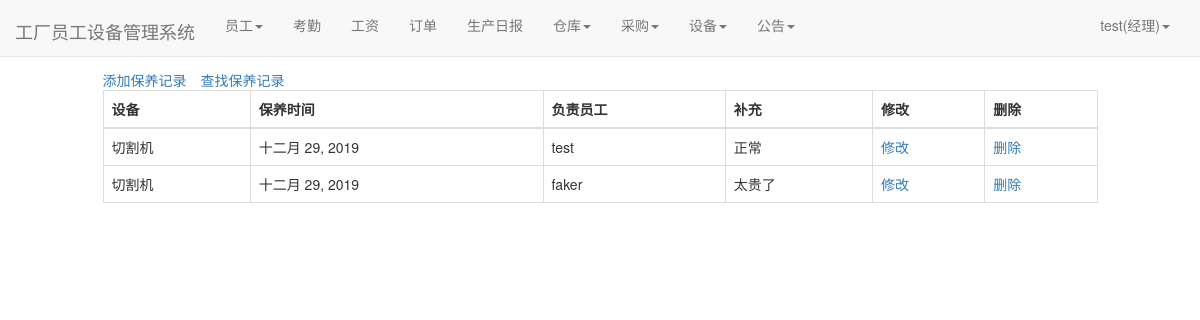
The page /facility/maintain_document/ (signed in) on the database its author committed.
### user/models.py (models this page shows)
class Profile(models.Model):
    user = models.OneToOneField(User, on_delete=models.CASCADE)
    staff_gender = models.CharField(max_length=10, choices=(('male', '男'), ('female', '女')), default='male',
                                    verbose_name='性别')
    staff_age = models.PositiveIntegerField(verbose_name="年龄")
    staff_home = models.CharField(max_length=100, verbose_name="籍贯")
    staff_nationality = models.CharField(max_length=20, verbose_name="民族")  # 民族
    staff_tel = models.BigIntegerField(verbose_name="电话")
    start_time = models.DateField(auto_now_add=True, verbose_name="入职时间")  # 入职时间
    id_card = models.CharField(max_length=20,verbose_name="身份证")  # 身份证号
    staff_type = models.CharField(max_length=100,verbose_name="职位", null=True)  # 职位
    salary_pre_hour = models.IntegerField(verbose_name="时薪")  # 时薪
    class Meta:
        ordering = ['-start_time']

### facility/models.py (models this page shows)
class Maintain(models.Model):#保养
    facility_id = models.ForeignKey(Facility, on_delete=models.CASCADE, verbose_name="设备")
    last_time = models.DateField(auto_now=True, verbose_name="保养时间")
    staff_name = models.ForeignKey(User, on_delete=models.DO_NOTHING, verbose_name="保养员")
    complmentary = models.TextField(verbose_name="补充")

class Facility(models.Model):#设备
    version = models.CharField(max_length=100, verbose_name="型号")
    facility_name = models.CharField(max_length=100, verbose_name="名称")
    price = models.BigIntegerField(verbose_name="价格")
    buyer = models.ForeignKey(User, on_delete=models.DO_NOTHING, verbose_name="购买人")
    buy_time = models.DateField(auto_now_add=True, verbose_name="购买时间")
    def __str__(self):
        return self.facility_name

### facility/views.py (the view)
# urls.py: path('maintain_document/', views.maintain_document, name='maintain_document'),
def maintain_document(request):
    facilities = Maintain.objects.all()
    context= {}
    context['facilities'] = facilities
    return render(request, 'maintain_document.html', context)

### user/models.py (called while the page is built)
def get_staff_type(self):
    if Profile.objects.filter(user=self).exists():
        profile = Profile.objects.get(user=self)
        return profile.staff_type
    else:
        return ''

### facility/templates/maintain_document.html (shortened to what this page needs)
{% extends 'base.html' %}
{% if user.is_authenticated %}
                        {% block nav_facility_active %}active{% endblock %}
{% endif %}
{% block content %}
    <div class="containter">
        <div class="row">
            <div class="col-xs-10 col-xs-offset-1">
                {% if user.is_authenticated %}
                <table class="table table-bordered table-hover">
                    <span style="margin-right: 1em"><a href="{% url 'maintain_append' %}">添加保养记录</a></span>
                    <a href="{% url 'maintain_select' %}">查找保养记录</a>
                  <thead>
                    <tr>
                      <th scope="col">设备</th>
                      <th scope="col">保养时间</th>
                      <th scope="col">负责员工</th>
                      <th scope="col">补充</th>
                         <th scope="col">修改</th>
                      <th scope="col">删除</th>
                    </tr>
                  </thead>
                  <tbody>
                  {%for facility in facilities%}
                    <tr>
                      <td>{{facility.facility_id}}</td>
                      <td>{{facility.last_time}}</td>
                      <td>{{facility.staff_name}}</td>
                      <td>{{facility.complmentary}}</td>
                         <td><a href="{% url 'maintain_modify' facility.pk %}">修改</a></li></td>
                      <td><a href="{% url 'maintain_delete' facility.pk %}">删除</a></li></td>
                    </tr>
                  {% endfor %}
                  </tbody>
                </table>
                {% else %}
                    <span>未登录，跳转到首页...</span>
                    <script type="text/javascript">
                        window.location.href = '/';
                    </script>
                {% endif %}
            </div>
        </div>
    </div>
{% endblock %}

### templates/base.html (shortened to what this page needs)
{% load staticfiles %}
<!doctype html>
<html lang="en">
<head>
    <link rel="stylesheet" href="{% static 'base.css' %}">
    <link rel="stylesheet" href="{% static 'home.css' %}">
    <link rel="stylesheet" href="{% static 'bootstrap-3.37/css/bootstrap.min.css' %}">
</head>
<body>
<div class="navbar navbar-default navbar-fixed-top" role="navigation">
    <div class="container-fluid">
        <div class="navbar-header">
        </div>
    </div>
</div>
<nav class="navbar navbar-default navbar-fixed-top">
    <div class="container-fluid">
        <div class="navbar-header">
            <a class="navbar-brand" href="{% url 'home' %}">工厂员工设备管理系统</a>
        </div>
        {% if user.is_authenticated %}
        <div class="collapse navbar-collapse" id="bs-example-navbar-collapse-1">
            <ul class="nav navbar-nav">
                {% if user.get_staff_type == '经理' %}
                <li class="{% block nav_staff_active %}{% endblock %}">
                <li class="dropdown">
                    <a href="#" class="dropdown-toggle" data-toggle="dropdown" role="button" aria-haspopup="true"
                       aria-expanded="false">员工<span class="caret"></span></a>
                </li>
                </li>
                <li class="{% block nav_attendence_active %}{% endblock %}"><a href="{% url 'attendence_lists'%}">考勤</a>
                </li>
                <li class="{% block nav_salary_active %}{% endblock %}"><a href="{% url 'salary_lists'%}">工资</a></li>
                <li class="{% block nav_order_active %}{% endblock %}"><a href="{% url 'order_list' %}">订单</a></li>
                <li class="{% block nav_producediary_active %}{% endblock %}"><a
                        href="{% url 'product_diary' %}">生产日报</a></li>
                <li class="{% block nav_warehousediary_active %}{% endblock %}">
                <li class="dropdown">
                    <a href="#" class="dropdown-toggle" data-toggle="dropdown" role="button" aria-haspopup="true"
                       aria-expanded="false">仓库<span class="caret"></span></a>
                </li>
                </li>
                <li class="{% block nav_purchase_active %}{% endblock %}">
                <li class="dropdown">
                    <a href="#" class="dropdown-toggle" data-toggle="dropdown" role="button" aria-haspopup="true"
                       aria-expanded="false">采购<span class="caret"></span></a>
                </li>
                </li>
                <li class="{% block nav_facility_active %}{% endblock %}">
                <li class="dropdown">
                    <a href="#" class="dropdown-toggle" data-toggle="dropdown" role="button" aria-haspopup="true"
                       aria-expanded="false">设备<span class="caret"></span></a>
                </li>
                </li>
                <li class="{% block nav_notice_active %}{% endblock %}">
                <li class="dropdown">
                    <a href="#" class="dropdown-toggle" data-toggle="dropdown" role="button" aria-haspopup="true"
                       aria-expanded="false">公告<span class="caret"></span></a>
                </li>
                </li>
                {%endif%}
            </ul>
            <ul class="nav navbar-nav navbar-right">
                <li class="dropdown">
                    <a href="#" class="dropdown-toggle" data-toggle="dropdown" role="button" aria-haspopup="true"
                       aria-expanded="false">
                        {{user.username}}({{user.get_staff_type}})<span class="caret"></span></a>
                </li>
            </ul>
        </div>
        {% else %}
        <ul class="nav navbar-nav navbar-right">
            <li><a href="{% url 'login' %}?from={{ request.get_full_path }}">登录</a></li>
        </ul>
        {% endif %}
    </div>
</nav>
{% block content%} {% endblock %}
</body>
</html>

### static/home.css (style rules this page uses)
* { margin: 0; padding: 0; }
body { margin-top: 70px!important; }
ul { list-style-type: none!important; }
ul.navbar-right { margin-right: 0; }
div.navbar-header { font-size: 200%; padding-top: 0.2em; }

### rows shown on the page
Maintain: facility_id "切割机", last_time "十二月 29, 2019", staff_name "test", complmentary "正常"
Maintain: facility_id "切割机", last_time "十二月 29, 2019", staff_name "faker", complmentary "太贵了"

### other values the page prints
{{ user.username }} "test"
{{ user.get_staff_type }} "经理"
